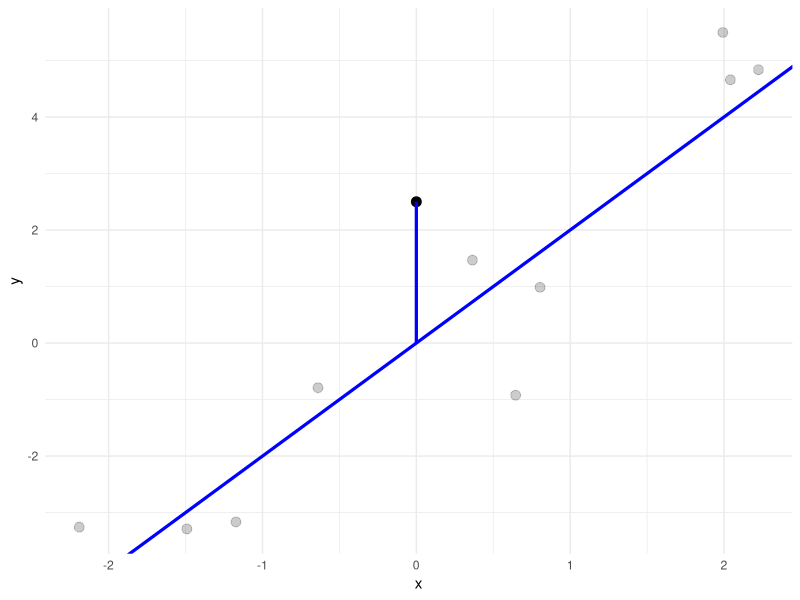
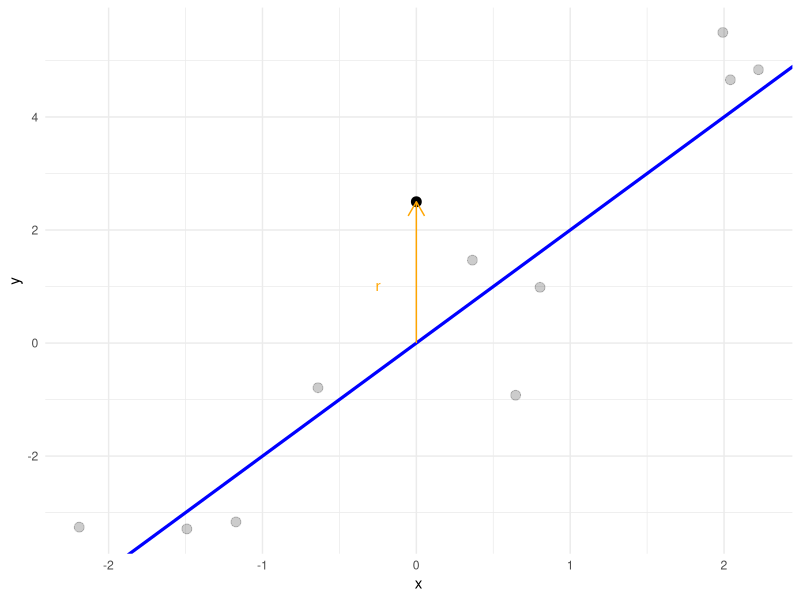
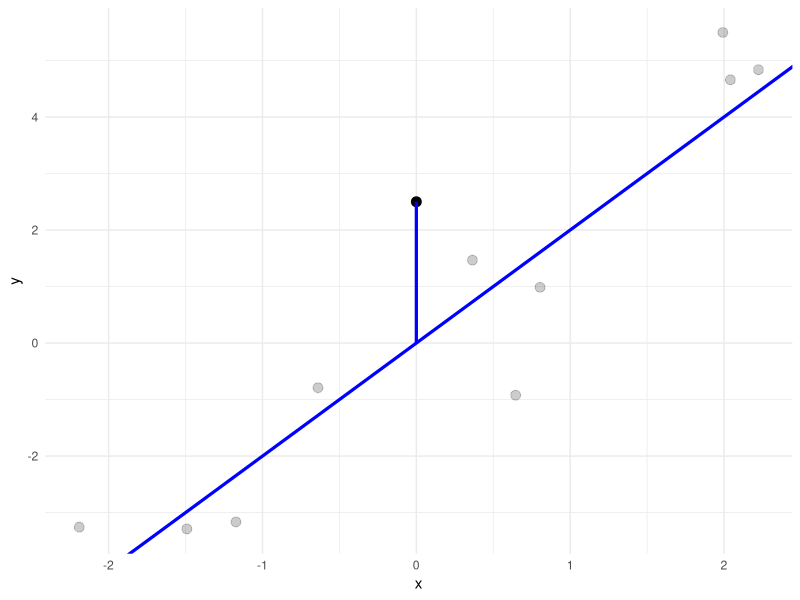

These figures' R source, in order:
library(ggplot2)

theme_set(theme_minimal())

set.seed(1)
df = data.frame(x = runif(10, -2.5, 2.5), type = FALSE)

df$y = 2 * df$x + rnorm(nrow(df))
df = rbind(df, data.frame(x = 0, type = TRUE, y = 2.5))

p = ggplot() + geom_point(data = df[!df$type, ], aes(x = x, y = y), alpha = 0.2, size = 3)
p = p + geom_abline(intercept = 0, slope = 2, colour = "blue", size = 1.1)
p = p + geom_point(data = df[df$type, ], aes(x = x, y = y), size = 3) 

p_1 = p + geom_segment(aes(x = 0, xend = 0, y = 0, yend = 2.5), colour = "orange", arrow = arrow(length = unit(0.03, "npc")))
p_1 = p_1 + annotate("text", x = -0.25, y = 1, label = "r", colour = "orange", parse = TRUE)

ggsave("../figure/pseudo_residual_1.png", p_1, width = 3, height = 2)

p_2 = p + geom_segment(
  aes(x = 0L, xend = 0L, y = 0L, yend = 2.5), 
  size = 1.1, 
  col = "blue")
p_2

ggsave("../figure/pseudo_residual_2.png", p_2, width = 3, height = 2)
